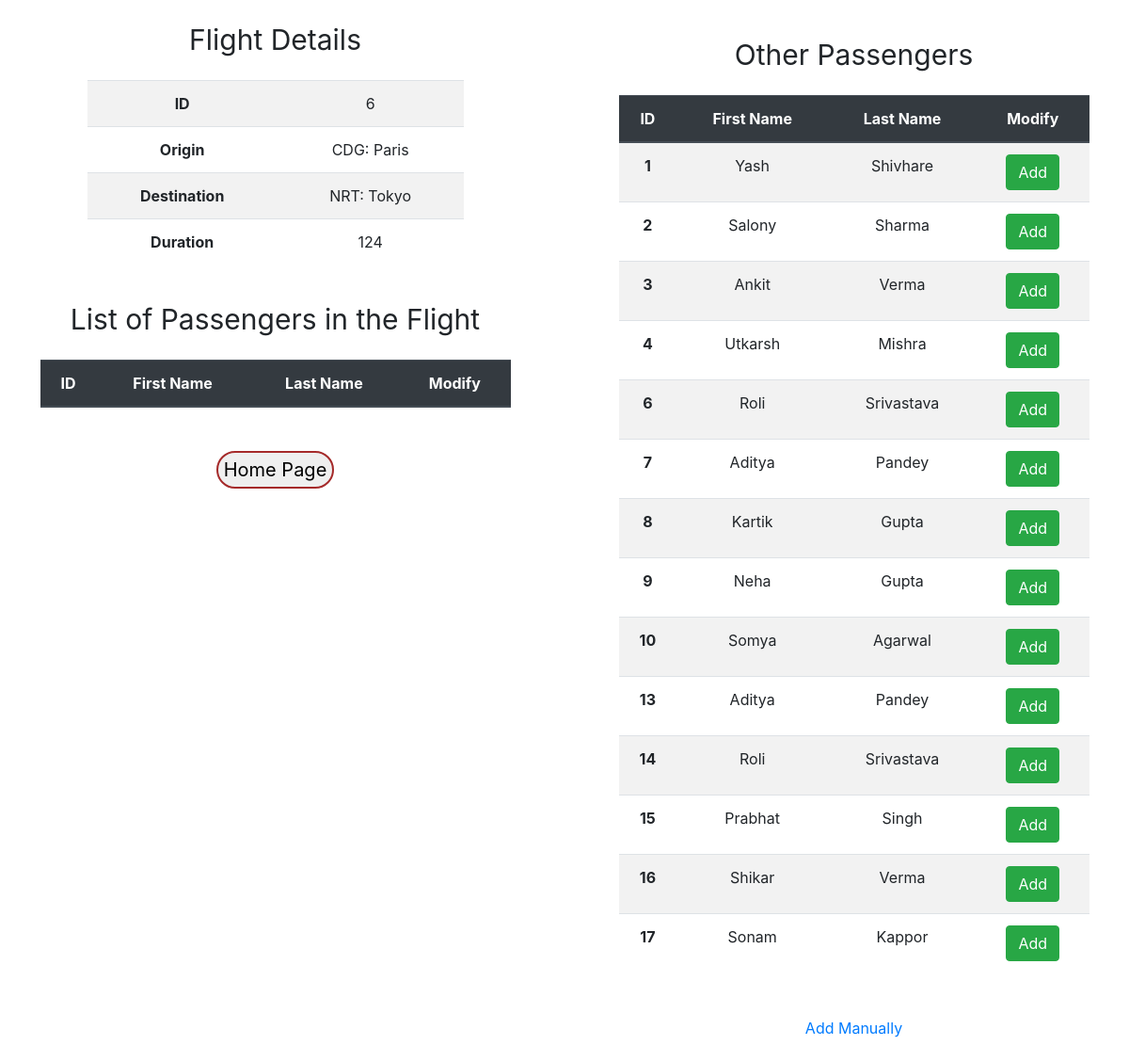
The app's page /flights/6 with its own data.
### flights/models.py (models this page shows, shortened)
class Flight(models.Model):
    origin=models.ForeignKey(Airports,on_delete=models.CASCADE,related_name="depatures")
    destination=models.ForeignKey(Airports,on_delete=models.CASCADE,related_name="arrivals")
    duration=models.IntegerField()

class Airports(models.Model):
    code=models.CharField(max_length=3)
    city=models.CharField(max_length=64)
    def __str__(self):
        return f"{self.code}: {self.city}"

class Passengers(models.Model):
    first=models.CharField(max_length=64)
    last=models.CharField(max_length=64)
    flight=models.ManyToManyField(Flight,blank=True, related_name="passengers")

### flights/views.py (the view, shortened to what this page needs)
# urls.py: path("<int:flightid>",views.flight,name="flight"),
def flight(request, flightid):
    flight=Flight.objects.get(id=flightid)
    passengers=Passengers.objects.all()
    form=passenger_form()
    return render(request,"flights/flight.html",{
        "form":form,
        "flight":flight,
        "passengers":flight.passengers.all(),
        "non_passengers":passengers.exclude(flight=flight),
    })

### flights/templates/flights/flight.html (shortened to what this page needs)
{% extends 'flights/basic.html'%}
{%block body%}
<div class="row">
    <div class="col-md-6">
        <div id="heading">Flight Details</div>
        <table class="table details table-striped table-hover container" style="width: 400px;">
            <tr>
                <td class="data">
                    ID
                </td>
                <td >
                    {{flight.id}}
                </td>
            </tr>
            <tr>
                <td class="data">
                    Origin
                </td>
                <td>
                    {{flight.origin}}
                </td>
            </tr>
            <tr>
                <td class="data">
                    Destination
                </td>
                <td>
                    {{flight.destination}}
                </td>
            </tr>
            <tr>
                <td class="data">
                    Duration
                </td>
                <td>
                    {{flight.duration}}
                </td>
            </tr>
        </table>
        <div id="heading">List of Passengers in the Flight</div>
        <table class="table table-striped table-hover container" style="width: 500px;">
            <thead class="thead-dark">
              <tr>
                <th scope="col">ID</th>
                <th scope="col">First Name</th>
                <th scope="col">Last Name</th>
                <th scope="col">Modify</th>
              </tr>
            </thead>
          </table>
          <a href="{% url 'index' %}"><button id="button">Home Page</button></a>
        </div>
    <div class="col-md-6">
        <div class="container my-3">
            <div id="heading">
                Other Passengers
            </div>
            <form id="myform" method="POST" action="/flights/{{flight.id}}/book">{%csrf_token%}
            <table class="table table-striped table-hover container" style="width: 500px;">
                <thead class="thead-dark">
                  <tr>
                    <th scope="col">ID</th>
                    <th scope="col">First Name</th>
                    <th scope="col">Last Name</th>
                    <th scope="col">Modify</th>
                  </tr>
                </thead>
                <tbody>
                    {% for i in non_passengers %}
                  <tr>
                    <th scope="row">{{i.id}}</th>
                    <td>{{i.first}}</td>
                    <td>{{i.last}}</td>
                    <td><button type="button" onclick="addpassenger({{i.id}})" class="btn btn-success">Add</button></td>
                  </tr>
                  {%endfor%}
                </tbody>
              </table>
              </form>
            <br>
            <button id="manualbtn" type="button" onclick="addmanually()" class="btn btn-link">Add Manually</button>
        </div>
    </div>
</div>
{%endblock%}

### flights/templates/flights/flight.html (style rules this page uses)
#heading { font-size: 30px; padding: 20px; }
#button { border: 2px solid brown; border-radius: 50px; height: 40px; font-size: 20px; margin-top: 30px; }
.data { font-weight: bold; }

### records on screen
Flight: id "6", origin "CDG: Paris", destination "NRT: Tokyo", duration "124"
Passengers: id "1", first "Yash", last "Shivhare"
Passengers: id "2", first "Salony", last "Sharma"
Passengers: id "3", first "Ankit", last "Verma"
Passengers: id "4", first "Utkarsh", last "Mishra"
Passengers: id "6", first "Roli", last "Srivastava"
Passengers: id "7", first "Aditya", last "Pandey"
Passengers: id "8", first "Kartik", last "Gupta"
Passengers: id "9", first "Neha", last "Gupta"
Passengers: id "10", first "Somya", last "Agarwal"
Passengers: id "13", first "Aditya", last "Pandey"
Passengers: id "14", first "Roli", last "Srivastava"
Passengers: id "15", first "Prabhat", last "Singh"
Passengers: id "16", first "Shikar", last "Verma"
Passengers: id "17", first "Sonam", last "Kappor"
